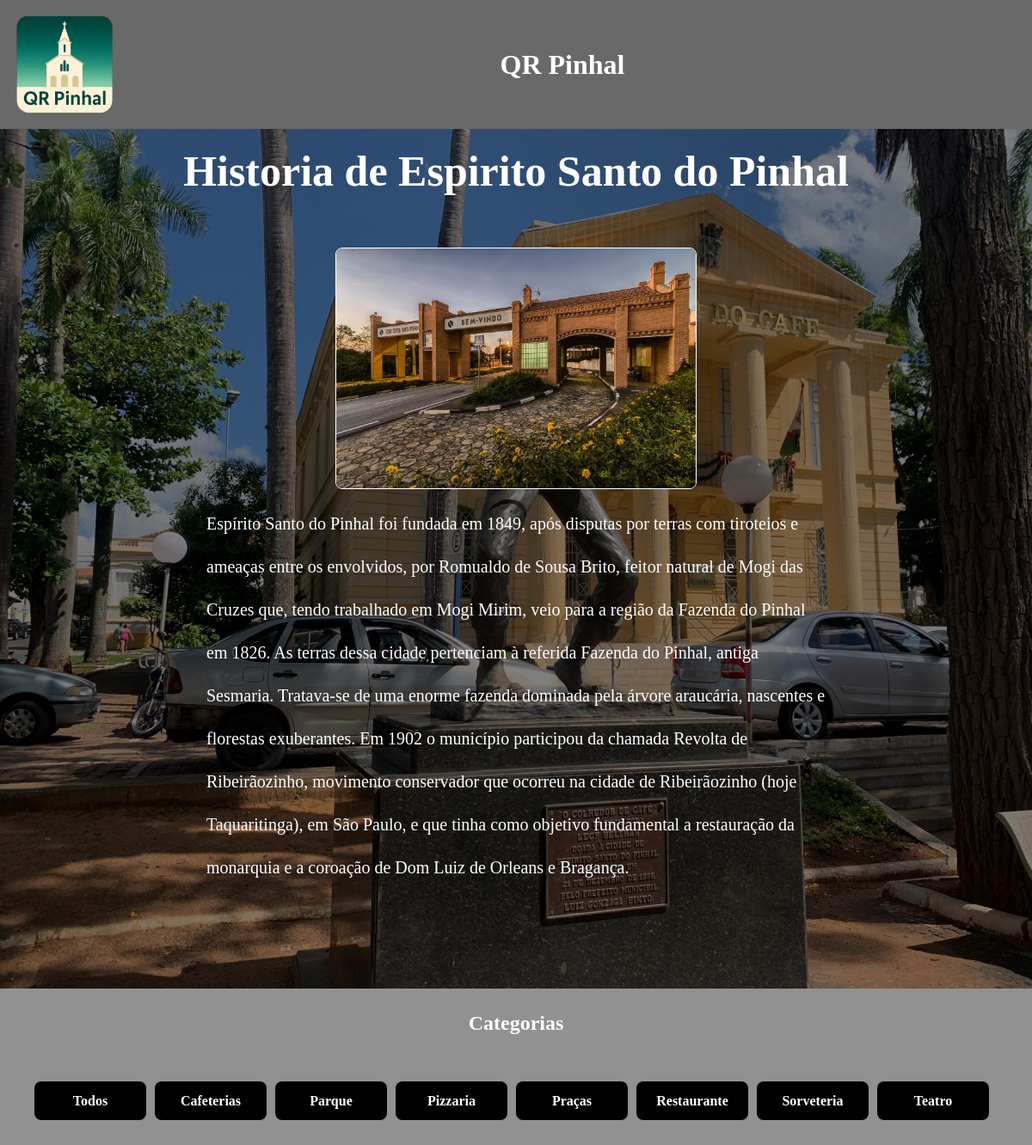
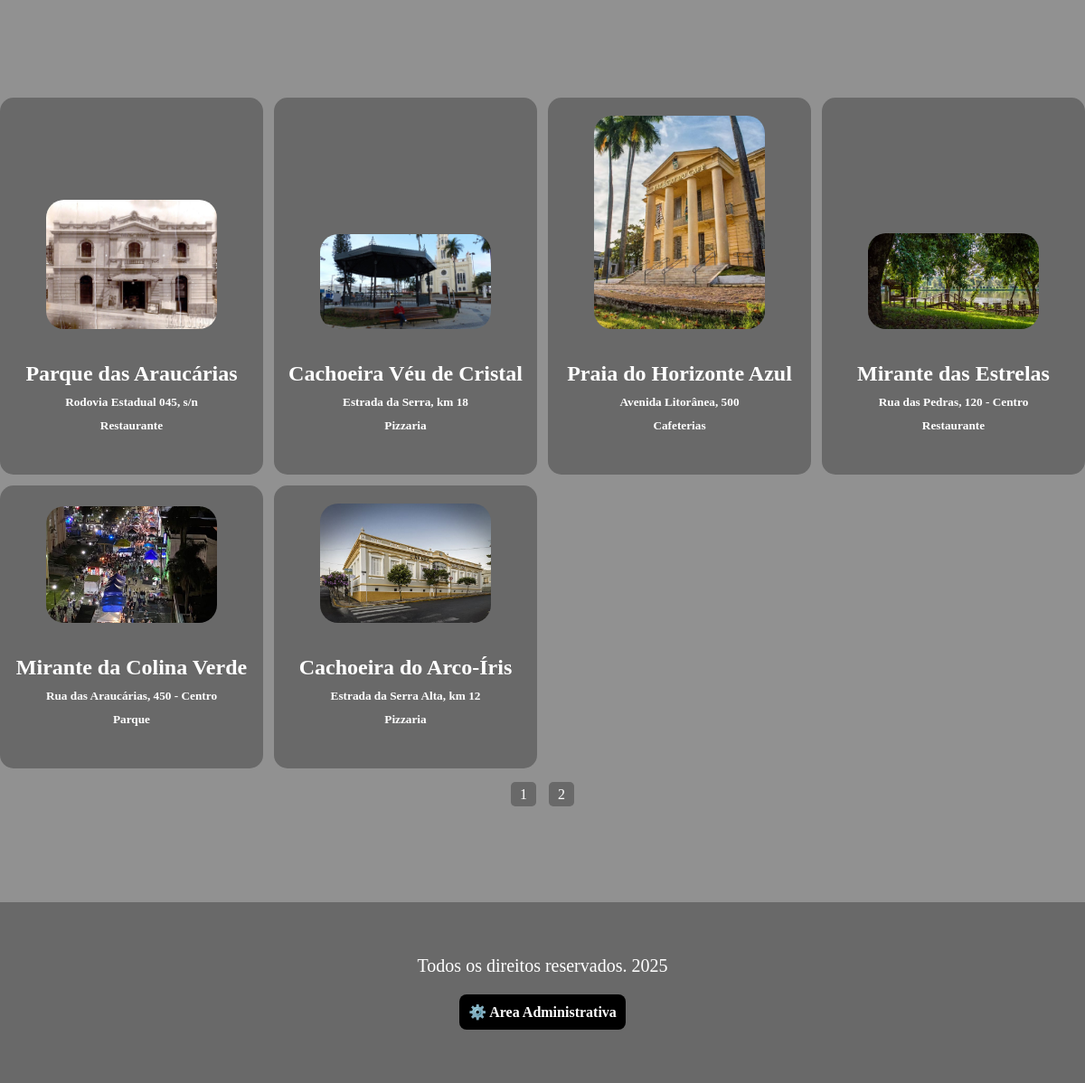
The page / on the database its author committed (2 pictures, top to bottom).
### tables this page shows
CREATE TABLE tb_categoria(
id_categoria			INT NOT NULL AUTO_INCREMENT,
nome				VARCHAR(255) NOT NULL,
PRIMARY KEY(id_categoria)
);

CREATE TABLE tb_turismo (
id_turismo			INT NOT NULL AUTO_INCREMENT,
titulo				VARCHAR(255) NOT NULL,
endereco				TEXT NOT NULL,
imagem            varchar(255) NOT NULL,
informacoes       VARCHAR(255) NOT NULL,
telefone       VARCHAR(20) NOT NULL,
id_categoria     INT,
PRIMARY KEY(id_turismo)
);

### index.php (the view, shortened to what this page needs)
<?php
include 'conexao.php';
?>
<!DOCTYPE html>
<html lang="pt-br">
<head>
    <link rel="stylesheet" href="style.css">
</head>
<body>
    <div id="pagina_principal">
        <header>
            <img src="img/logo_qr_pinhal.png" alt="logo_qr_pinhal">
            <h1>
                QR Pinhal
            </h1>
        </header>
        <div id="img_principal">
            <h1>Historia de Espirito Santo do Pinhal
            </h1>
            <img src="img/Portal-de-entrada-de-Espirito-Santo-do-Pinhal.jpeg" alt="Portal-de-entrada-de-Espirito-Santo-do-Pinhal.png">
            <p>Espírito Santo do Pinhal foi fundada em 1849, após disputas por terras com tiroteios e ameaças entre os envolvidos, por Romualdo de Sousa Brito, feitor natural de Mogi das Cruzes que, tendo trabalhado em Mogi Mirim, veio para a região da Fazenda do Pinhal em 1826.
                As terras dessa cidade pertenciam à referida Fazenda do Pinhal, antiga Sesmaria. Tratava-se de uma enorme fazenda dominada pela árvore araucária, nascentes e florestas exuberantes.
                Em 1902 o município participou da chamada Revolta de Ribeirãozinho, movimento conservador que ocorreu na cidade de Ribeirãozinho (hoje Taquaritinga), em São Paulo, e que tinha como objetivo fundamental a restauração da monarquia e a coroação de Dom Luiz de Orleans e Bragança.</p>
        </div>
        <nav>
            <h1>
                Categorias
            </h1>
        </nav>
        <div class="categorias">
            <?php
            $sql = "SELECT id_categoria, nome FROM tb_categoria ORDER BY nome";
            $consulta = mysqli_execute_query($conexao, $sql);
            $botoes_filtro = "<a href='index.php'>Todos</a>";
            while ($dados = mysqli_fetch_assoc($consulta)) {
                $botoes_filtro .= "<a class='filtrer 'href='?cat={$dados['id_categoria']}'>{$dados['nome']}</a>";
            }
            echo $botoes_filtro;
            ?>
        </div>
        <main>
            <div id="artigo">
                <?php
                $page = isset($_GET['page']) ? (int)$_GET['page'] : 1;
                $limit = 6;
                $offset = ($page - 1) * $limit;
                $cat_filter = '';
                $sql = "SELECT tb_turismo.id_turismo, tb_turismo.titulo, tb_turismo.endereco, tb_turismo.imagem,
                    tb_turismo.informacoes, tb_turismo.telefone, tb_categoria.nome
                    FROM tb_turismo
                    JOIN tb_categoria ON tb_turismo.id_categoria = tb_categoria.id_categoria
                    WHERE 1 {$cat_filter}
                    ORDER BY tb_turismo.id_turismo DESC
                    LIMIT $limit OFFSET $offset";
                $consulta = mysqli_query($conexao, $sql);
                if (mysqli_num_rows($consulta) == 0) {
                    echo "<h1>❌ Não existe nenhum artigo registrado.</h1>";
                } else {
                    while ($dados = mysqli_fetch_assoc($consulta)) {
                        echo "
                    <article onclick=\"window.location='detalhes.php?id={$dados['id_turismo']}'\">
                    <img src='img/dados_imagem/{$dados['imagem']}' style='width:65%;border-radius:20px'>
                    <br><br>
                        <h1>{$dados['titulo']}</h1>
                        <h5>{$dados['endereco']}</h5>
                        <h5>{$dados['nome']}</h5>
                        <br><br>
                    </article>
                    ";
                    }
                }
                ?>
            </div>
            <div id="paginacao">
                <?php
                $sql_count = "SELECT COUNT(*) as total FROM tb_turismo WHERE 1 {$cat_filter}";
                $count_result = mysqli_query($conexao, $sql_count);
                $total_rows = mysqli_fetch_assoc($count_result)['total'];
                $total_pages = ceil($total_rows / $limit);
                $cat_param = isset($_GET['cat']) ? "&cat=" . intval($_GET['cat']) : "";
                for ($i = 1; $i <= $total_pages; $i++) {
                    echo "<a href='?page=$i$cat_param' class='page-num'>$i</a> ";
                }
                ?>
            </div>
        </main>
        <footer>
            <p>Todos os direitos reservados. 2025</p>
            <a href="login.php">⚙️ Area Administrativa</a>
        </footer>
    </div>
</body>
</html>

### style.css (style rules this page uses)
* { margin: 0; border: 0 ; text-decoration: none; box-sizing:border-box; padding: 0; color: white; }
nav { height: 80px; background-color:#919191; display: flex; align-items: center; justify-content: center; }
.categorias { width: 100%; height: 100px; display: flex; justify-content: center; align-items: center; background:#919191; }
.categorias a { border: 0px; border-radius: 8px; background-color: black; width: 130px; padding: 10px; display: block; text-align: center; color: white; line-height: 25px; float: left; margin-right: 10px; font-weight: bold; }
main { height: 1000px; background-color: #919191; display: flex; align-items: center; justify-content: center; flex-direction: column; }
#paginacao { margin-top: 20px; text-align: center; }
#paginacao .page-num { margin: 0 5px; text-decoration: none; padding: 5px 10px; background-color: dimgray; border-radius: 5px; }

### rows shown on the page
tb_categoria: nome "Cafeterias"
tb_categoria: nome "Parque"
tb_categoria: nome "Pizzaria"
tb_categoria: nome "Praças"
tb_categoria: nome "Restaurante"
tb_categoria: nome "Sorveteria"
tb_categoria: nome "Teatro"
tb_turismo: imagem (picture), titulo "Parque das Araucárias", endereco "Rodovia Estadual 045, s/n", id_categoria.nome "Restaurante"
tb_turismo: imagem (picture), titulo "Cachoeira Véu de Cristal", endereco "Estrada da Serra, km 18", id_categoria.nome "Pizzaria"
tb_turismo: imagem (picture), titulo "Praia do Horizonte Azul", endereco "Avenida Litorânea, 500", id_categoria.nome "Cafeterias"
tb_turismo: imagem (picture), titulo "Mirante das Estrelas", endereco "Rua das Pedras, 120 - Centro", id_categoria.nome "Restaurante"
tb_turismo: imagem (picture), titulo "Mirante da Colina Verde", endereco "Rua das Araucárias, 450 - Centro", id_categoria.nome "Parque"
tb_turismo: imagem (picture), titulo "Cachoeira do Arco-Íris", endereco "Estrada da Serra Alta, km 12", id_categoria.nome "Pizzaria"
